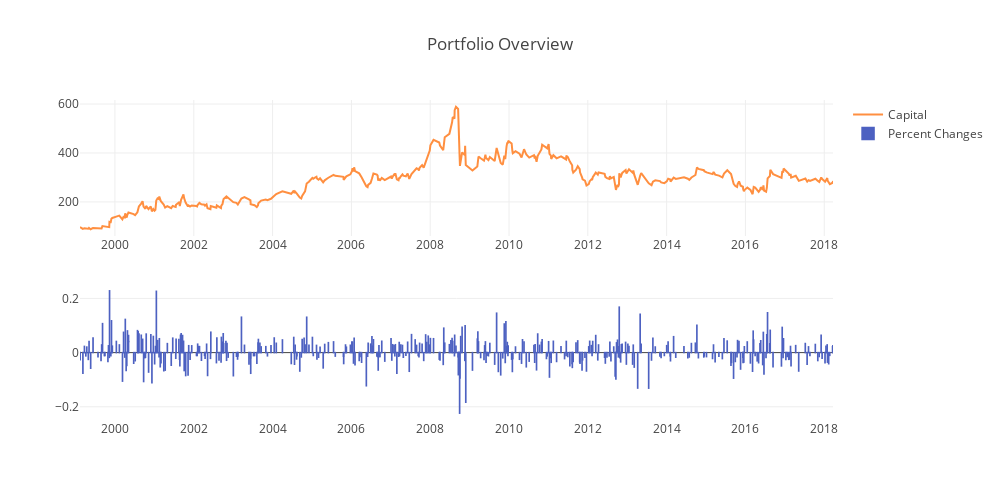

This figure's notebook cell:
### Code cell
amd = get_stock_data('AMD','1999-01-01','2018-05-09')
add_BB_to_data(21,.312,amd)
add_peak_valley_points(amd)
add_returns(amd)
find_signals(amd)
p_l_amd = calculate_postion_list(amd)
wins,losses,per = wins_losses_precents(p_l_amd)
cap_list = get_cap_list(p_l_amd)
plot_yeild(cap_list,per)
amd_stats = performance(cap_list,per,p_l_amd,amd)

### Figure 1 — Plotly figure (JSON) as saved in the notebook; plotly's stock layout.template omitted (floating-point values rounded to 4 significant figures; data arrays with more than 128 entries replaced by an {"elided": "..."} marker saying what was removed)
{"data": [{"line": {"color": "#ff8f40"}, "name": "Capital", "type": "scatter", "x": {"elided": "420 str values"}, "xaxis": "x1", "y": {"elided": "420 float values"}, "yaxis": "y1"}, {"marker": {"color": "#4d61c1", "line": {"color": "#4d61c1", "width": 1.5}}, "name": "Percent Changes", "type": "bar", "x": {"elided": "420 str values"}, "xaxis": "x2", "y": {"elided": "420 float values"}, "yaxis": "y2"}], "layout": {"height": 500, "title": "Portfolio Overview", "width": 1000, "xaxis1": {"anchor": "y1", "domain": [0, 1]}, "xaxis2": {"anchor": "y2", "domain": [0, 1]}, "yaxis1": {"anchor": "x1", "domain": [0.575, 1]}, "yaxis2": {"anchor": "x2", "domain": [0, 0.425]}}}
